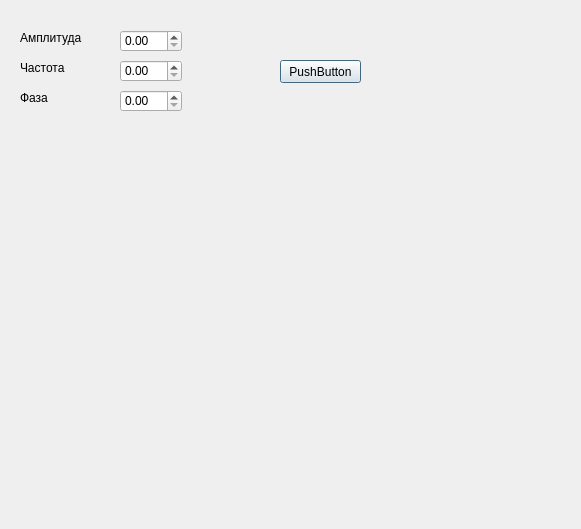
<?xml version="1.0" encoding="UTF-8"?>
<ui version="4.0">
 <class>Dialog</class>
 <widget class="QDialog" name="Dialog">
  <property name="geometry">
   <rect>
    <x>0</x>
    <y>0</y>
    <width>581</width>
    <height>529</height>
   </rect>
  </property>
  <property name="windowTitle">
   <string>Dialog</string>
  </property>
  <widget class="QLabel" name="label">
   <property name="geometry">
    <rect>
     <x>20</x>
     <y>30</y>
     <width>111</width>
     <height>16</height>
    </rect>
   </property>
   <property name="text">
    <string>Амплитуда</string>
   </property>
  </widget>
  <widget class="QLabel" name="label_2">
   <property name="geometry">
    <rect>
     <x>20</x>
     <y>60</y>
     <width>101</width>
     <height>16</height>
    </rect>
   </property>
   <property name="text">
    <string>Частота</string>
   </property>
  </widget>
  <widget class="QPushButton" name="pushButton_1">
   <property name="geometry">
    <rect>
     <x>280</x>
     <y>60</y>
     <width>81</width>
     <height>23</height>
    </rect>
   </property>
   <property name="text">
    <string>PushButton</string>
   </property>
  </widget>
  <widget class="QLabel" name="label_3">
   <property name="geometry">
    <rect>
     <x>20</x>
     <y>90</y>
     <width>101</width>
     <height>16</height>
    </rect>
   </property>
   <property name="text">
    <string>Фаза</string>
   </property>
  </widget>
  <widget class="QDoubleSpinBox" name="doubleSpinBox_1">
   <property name="geometry">
    <rect>
     <x>120</x>
     <y>30</y>
     <width>62</width>
     <height>22</height>
    </rect>
   </property>
  </widget>
  <widget class="QDoubleSpinBox" name="doubleSpinBox_2">
   <property name="geometry">
    <rect>
     <x>120</x>
     <y>60</y>
     <width>62</width>
     <height>22</height>
    </rect>
   </property>
  </widget>
  <widget class="QDoubleSpinBox" name="doubleSpinBox_3">
   <property name="geometry">
    <rect>
     <x>120</x>
     <y>90</y>
     <width>62</width>
     <height>22</height>
    </rect>
   </property>
  </widget>
 </widget>
 <resources/>
 <connections/>
</ui>
